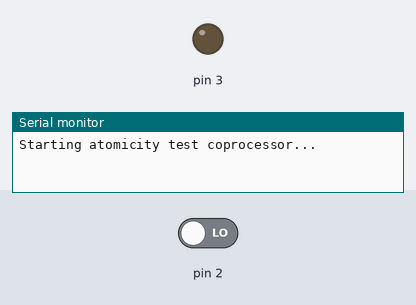
A sketch run on a simulated Arduino Uno, built with avr-gcc and run on an emulated ATmega328P. Shown: output pins drawn as LEDs (lit = HIGH), the last lines printed to the serial monitor. The inputs (shaded band) are chosen by the test bench; at power-on: pin 2 LOW.

Above: at 1.2 s.
1.3 s: pin 2 driven HIGH
At 1.7 s:
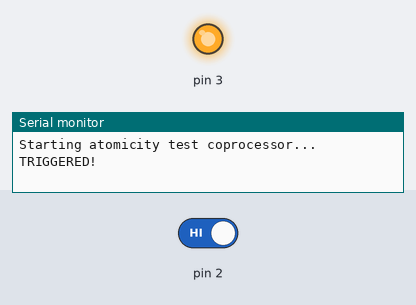
4.3 s: pin 2 driven LOW
At 4.7 s:
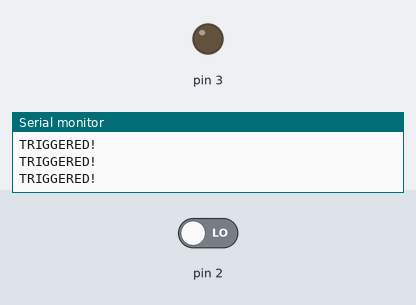
Timing chart, 0 to 7.3 s (numbered marks = the images above; inputs shaded):
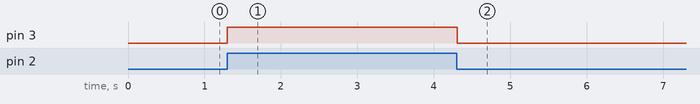

Measured:
- after the input at 1.3 s, pin 3: LOW → HIGH at once
- after the input at 4.3 s, pin 3: HIGH → LOW at once

The sketch:

arduino.ino
```cpp
//! \file arduino.ino
//! \brief Arduino "coprocessor" code for the atomicity test.
//! \author Ammar Ratnani <ammrat13@gmail.com>
//!
//! The program on the RPi will signal the start of the write by setting a GPIO
//! pin high. After that, it expects an external device (this code) to
//! power-cycle the device. This is some very simple code to do that. It will
//! read a voltage on a pin, and if it's high, it will set another pin after
//! some fixed delay.

//! \brief The pin to read the signal from the RPi.
#define SIGNAL_PIN (2u)

//! \brief The pin to set.
#define SET_PIN (3u)
//! \brief The voltage to set the set pin to.
#define SET_VOLTAGE (HIGH)
//! \brief The delay to wait before setting the set pin.
#define SET_DELAY_US (875u)

//! \brief How long to wait after setting the set pin to reset it.
#define RESET_DELAY_MS (500u)

//! \brief Invert a voltage level.
//!
//! For some reason, there doesn't seem to be a built-in function or operator
//! for this. We'll write our own.
//!
//! \param[in] v The voltage level to invert.
//! \return The inverted voltage level.
uint8_t VOLTAGE_INVERT(uint8_t v) {
  return (v == HIGH) ? LOW : HIGH;
}

void setup() {

  // Serial for debugging. We shouldn't use this in time-critical code.
  Serial.begin(115200);

  // Note: No internal pull-down resistors on the Arduino. We need to use an
  // external one.
  pinMode(SIGNAL_PIN, INPUT);
  pinMode(SET_PIN, OUTPUT);
  digitalWrite(SET_PIN, VOLTAGE_INVERT(SET_VOLTAGE));

  Serial.println("Starting atomicity test coprocessor...");
}

void loop() {

  // Wait for the signal. We don't want to deal with interrupts, so we'll just
  // busy-wait.
  while (digitalRead(SIGNAL_PIN) == LOW)
    ;

  delayMicroseconds(SET_DELAY_US);
  digitalWrite(SET_PIN, SET_VOLTAGE);

  Serial.println("TRIGGERED!");

  delay(RESET_DELAY_MS);
  digitalWrite(SET_PIN, VOLTAGE_INVERT(SET_VOLTAGE));
}
```
